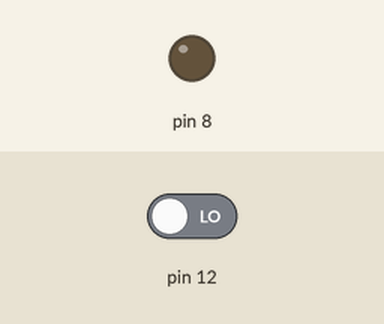
This sketch was run on a simulated Arduino Uno, built with avr-gcc and run on an emulated ATmega328P. Shown: output pins drawn as LEDs (lit = HIGH). The inputs (shaded band) are chosen by the test bench; at power-on: pin 12 LOW. What the sketch prints to the serial monitor is not drawn.

Above: at 1.2 s.
1.3 s: pin 12 driven HIGH
At 2.4 s:
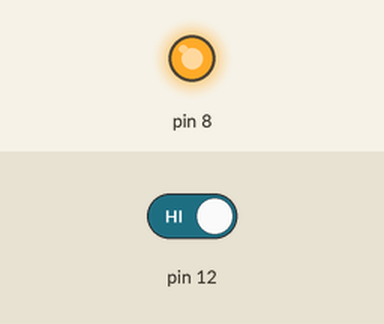
2.8 s: pin 12 driven LOW
At 3.5 s:
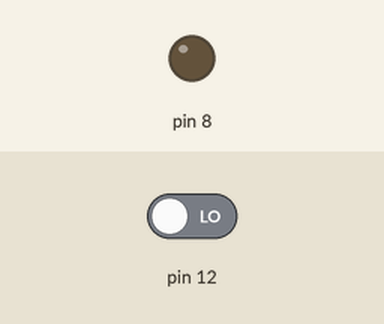
Timing chart, 0 to 5.8 s (numbered marks = the images above; inputs shaded):
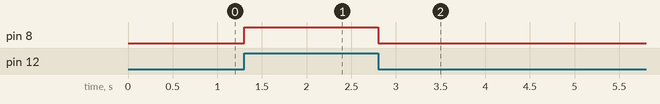

Measured:
- after the input at 1.3 s, pin 8: LOW → HIGH at once
- after the input at 2.8 s, pin 8: HIGH → LOW at once

The sketch:

button.ino
```cpp
int e = 0;

void setup() {
  pinMode(12, INPUT);
  pinMode(8, OUTPUT);
 Serial.begin(9600);
}

void loop() {

e = digitalRead(12);
if(e==HIGH){digitalWrite(8, HIGH); Serial.println(e);}
else{digitalWrite(8, LOW);Serial.println(e);}
}
```
